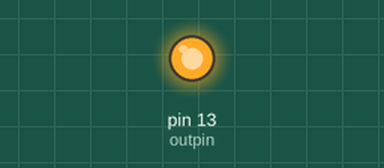
Simulated run of this sketch. Board: Arduino Uno, built with avr-gcc and run on an emulated ATmega328P. Shown: output pins drawn as LEDs (lit = HIGH).

Above: at 0.1 s.
Timing chart, 0 to 1.6 s (numbered marks = the images above):
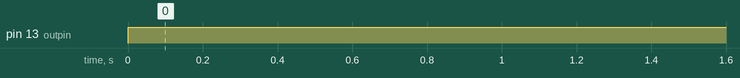

The sketch:

bluetooth.ino
```cpp
int outpin=13;

void setup() {
  pinMode(outpin,OUTPUT);

// put your setup code here, to run once:

}

void loop() {
digitalWrite(outpin,HIGH);

}
```

Measured:
- by itself, pin 13 (outpin): LOW → HIGH at 0.00 s
